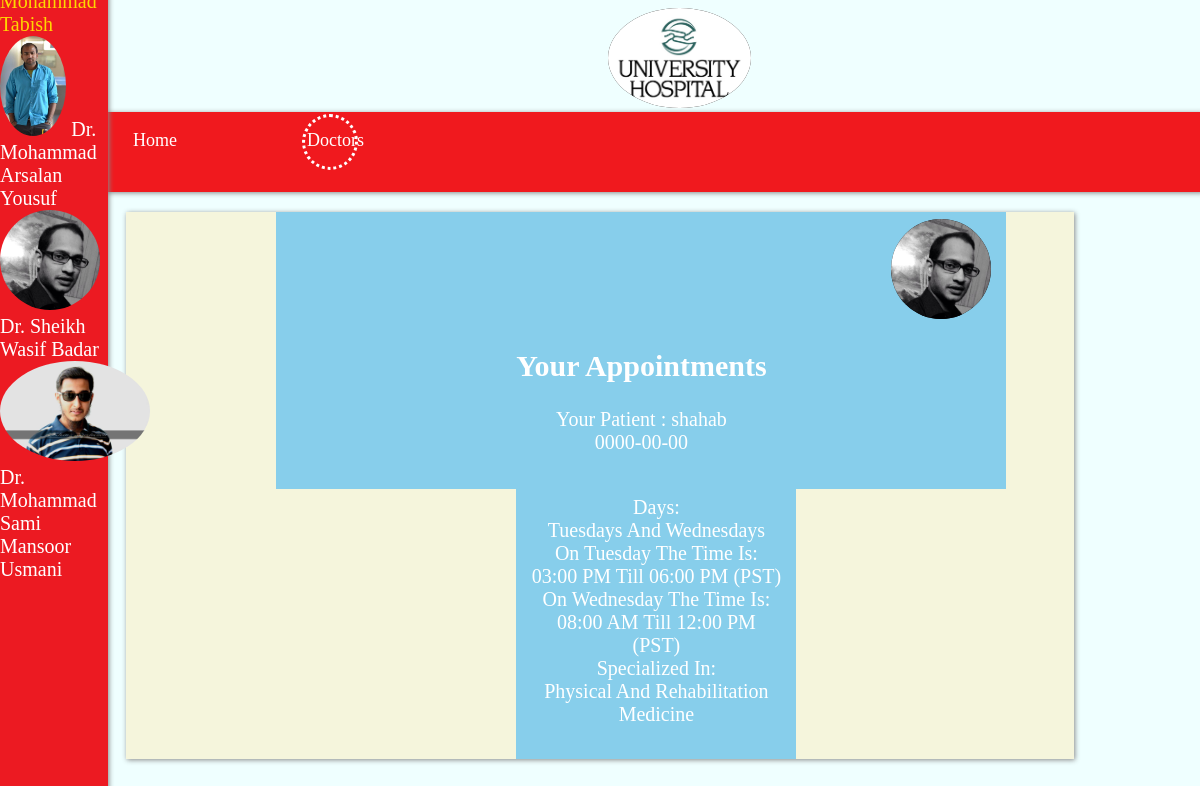
Screenshot of /doc2.php with the database file from the repository.
### tables this page shows
CREATE TABLE IF NOT EXISTS `app` (
  `first` varchar(25) NOT NULL,
  `father` varchar(25) NOT NULL,
  `mobile` int(11) NOT NULL,
  `dob` varchar(25) NOT NULL,
  `gender` varchar(25) NOT NULL,
  `address` varchar(25) NOT NULL,
  `time` varchar(50) NOT NULL,
  `email` varchar(25) NOT NULL,
  `id` int(11) NOT NULL AUTO_INCREMENT,
  `date` varchar(25) NOT NULL,
  PRIMARY KEY (`id`)
);

CREATE TABLE IF NOT EXISTS `doc` (
  `day` varchar(200) NOT NULL,
  `time` varchar(200) NOT NULL,
  `special` varchar(200) NOT NULL,
  `id` int(11) NOT NULL,
  PRIMARY KEY (`id`)
);

### doc2.php (the view, shortened to what this page needs)
<!DOCTYPE html>
<html lang="en">
<head>
<link href="s.css" type="text/css" rel="stylesheet">
<link href="sam.css" type="text/css" rel="stylesheet">
</head>
<body onload="myFunction()">
<img src="logo.png" class="imga">
<div class="bum">
<ul>
<div class="abbu">
<a href="s.html">Home</a>
</div>
</ul>
<ul>
<div class="abbu">
<a href="doctor.html">Doctors<div class="bo"></div>
</a>
</div>
</ul>
</div>
<div class="bob">
<marquee direction="down" onmouseover="this.stop();"
onmouseout="this.start();">
<a href="doc4.php">Dr. Mohammad Tabish</a>
<img src="ran.jpg" height="100px">
<a href="doc3.php">Dr. Mohammad Arsalan Yousuf</a>
<img src="was.jpg" height="100px">
<a href="doc2.php">Dr. Sheikh Wasif Badar</a>
<img src="sam.jpg" height="100px">
<a href="doc1.php">Dr. Mohammad Sami Mansoor Usmani</a></marquee>
</div>
<div class="wra">
<fieldset class="cp">
<img src="was.jpg" class="imga">
<h2>Your Appointments</h2>
<?php
$db='webauth';
$lh='localhost';
$us='root';
$ps='';
$mysqli = new mysqli($lh , $us, $ps, $db);
$abc="SELECT * FROM `app` WHERE time='Dr. Wasif Tuesday 03:00-06:00' OR time='Dr. Wasif Wednesday 08:00-12:00'";
$a123 = $mysqli->query($abc);
if($a123->num_rows>0){
while($row = $a123->fetch_assoc()){
echo "Your Patient : ".$row["first"]."<br>";
echo $row["date"]."<br>";
echo "<br>";
}
}
?>
</fieldset>
<fieldset class="oop">
<?php
$db='webauth';
$lh='localhost';
$us='root';
$ps='';
$mysqli = new mysqli($lh , $us, $ps, $db);
$abc="SELECT * FROM `doc` where id=2";
$a123 = $mysqli->query($abc);
if($a123->num_rows>0){
while($row = $a123->fetch_assoc()){
echo "Days:". "<br>".$row["day"]."<br>";
echo $row["time"]."<br>";
echo "Specialized In: "."<br>".$row["special"]."<br>";
}
}
?>
</fieldset>
</div>
</body>
</html>

### s.css (style rules this page uses)
.bob { margin:-250px 0 0 -8px; position:fixed; width:9%; background-color:rgb(236,26,34); height:200%; color:white; font-family:'Trebuchet MS'; font-size:20px; zoom:-5; -moz-box-shadow:1px 1px 5px #888; -webkit-box-shadow:1px 1px 5px #888; }
.bum { display:block; margin-left:-5px; margin-right:auto; position:absolute; width:100%; height:10%; background-color: #f0191e; color:white; font-family:'Trebuchet MS'; text-align:center; zoom:-5; -moz-box-shadow:1px 1px 5px #888; -webkit-box-shadow:1px 1px 5px #888; }
.wra { margin-top:100px; background-color:beige; margin-left:auto; margin-right:auto; width:80%; -moz-box-shadow:1px 1px 5px #888; -webkit-box-shadow:1px 1px 5px #888; }
ul { text-align:left; font-size:18px; margin-left:90px; margin-right:200px 200px; cursor:pointer; list-style:none; float:left; //background-color:rgb(256,60,60); }
fieldset { font-family:'Trebuchet MS'; font-size:20px; border:none; text-align:center; }
body { background-color:#efffff; //background-size: 100% 170%; //background-position:right 10px top -10px; background-repeat:no-repeat; //background-image:url("bg.jpg"); }
a { text-decoration:none; color:white; }
img { border-radius:50%; }
.bo { height:50px; width:50px; border:dotted; border-radius:50%; margin:-37px 0 0 -5px; -webkit-animation: ro 5s infinite alternate; }
h2 { cursor:pointer; text-align:center; font-family:'Trebuchet MS'; }
.imga { margin:0 0 0 600px; height:100px; background-color:black; }
fieldset { height:250px; width:250px; display:inline-block; margin:1px 0 0 60px; color:white; background-color:skyblue; }
.oop { margin:0 0 0 390px; }
.cp { height:auto; margin:0 0 0 150px; }

### rows the page displays
app: first "shahab", date "0000-00-00"
doc: day "Tuesdays And Wednesdays", time "On Tuesday The Time Is: 03:00 PM Till 06:00 PM (PST) On Wednesday The Time Is: 08:00 AM Till 12:00 PM (PST)", special "Physical And Rehabilitation Medicine"
